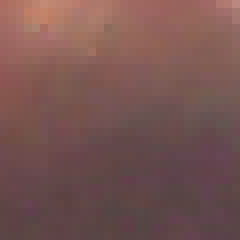
#> input picture roi.png, 30 x 30 px (shown 8 times larger)
$ python histogram.py
#> lines starting #> are read from the running program, lines starting #| are printed output that depends on the picture; after the words box and inside, x2 and y2 are one past the last pixel; in counts of white or black regions, pixels touching at a corner belong together
import cv2
import numpy as np
import time


roi = cv2.imread('roi.png')
#> roi is the input picture: shape (30, 30, 3); mean B, G, R 82, 84.8, 119.1
hsv = cv2.cvtColor(roi,cv2.COLOR_BGR2HSV)
#> hsv: shape (30, 30, 3); mean H, S, V 60.5, 79.7, 119.1

target = cv2.imread('frame.png')
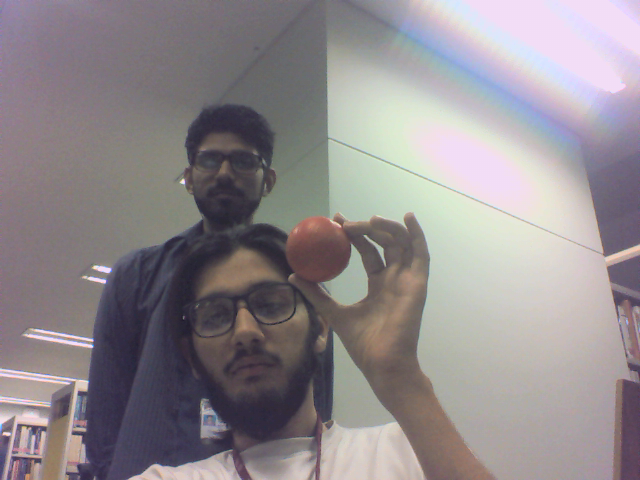
#> input picture frame.png, 640 x 480 px
#> target is the input picture: shape (480, 640, 3); mean B, G, R 141.5, 138.1, 144.6
hsvt = cv2.cvtColor(target,cv2.COLOR_BGR2HSV)
#> hsvt: shape (480, 640, 3); mean H, S, V 89.5, 31.6, 150.1

start_time = time.time()

# calculating object histogram
roihist = cv2.calcHist([hsv],[0, 1], None, [180, 256], [0, 180, 0, 256] )
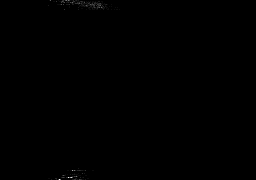
#> roihist: shape (180, 256) float32; min 0, max 20, mean 0.0195; drawn with min black and max white


# normalize histogram and apply backprojection
cv2.normalize(roihist,roihist,0,255,cv2.NORM_MINMAX)
#> roihist: shape (180, 256) float32; 0.76% of pixels changed, all inside (x1, y1, x2, y2) = (48, 0, 120, 180)
dst = cv2.calcBackProject([hsvt],[0,1],roihist,[0,180,0,256],100)
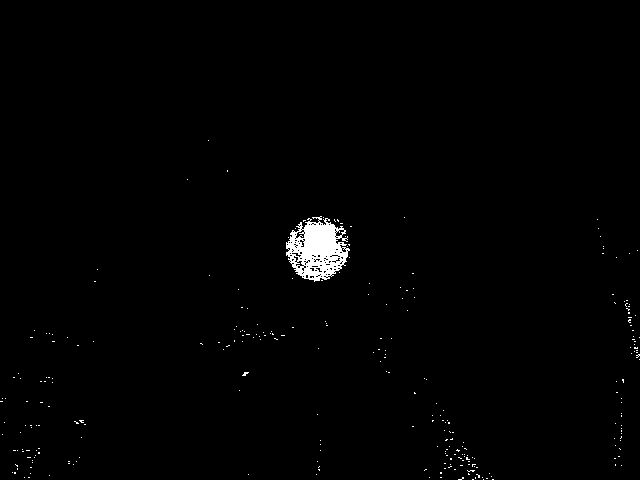
#> dst: shape (480, 640); 0.99% white; 273 white regions (272 under 20 px), largest, box (x1, y1, x2, y2) and area: (286, 216, 350, 282) 2487

# Now convolute with circular disc
disc = cv2.getStructuringElement(cv2.MORPH_ELLIPSE,(5,5))
cv2.filter2D(dst,-1,disc,dst)
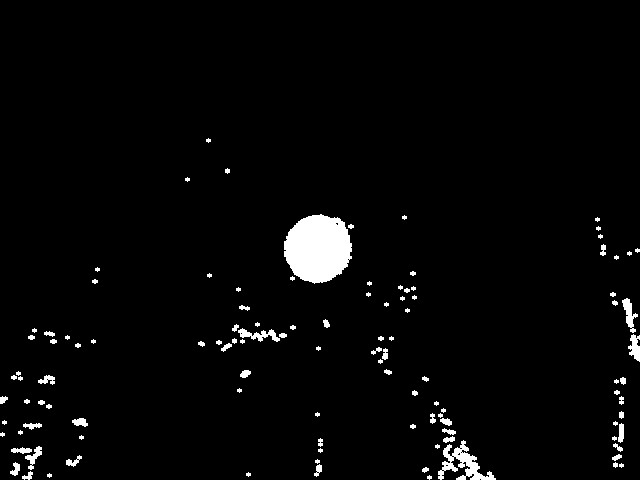
#> dst: shape (480, 640); 2.8% white; 112 white regions (50 under 20 px), largest, box (x1, y1, x2, y2) and area: (284, 214, 352, 284) 3630, (438, 440, 496, 480) 855, (238, 328, 280, 342) 257

# threshold and binary AND
ret,thresh = cv2.threshold(dst,50,255,0)
# thresh = cv2.merge((thresh,thresh,thresh))
# res = cv2.bitwise_and(target,thresh)

print("--- %s seconds ---" % (time.time() - start_time))

cv2.imshow('res',thresh)

cv2.waitKey(0)
